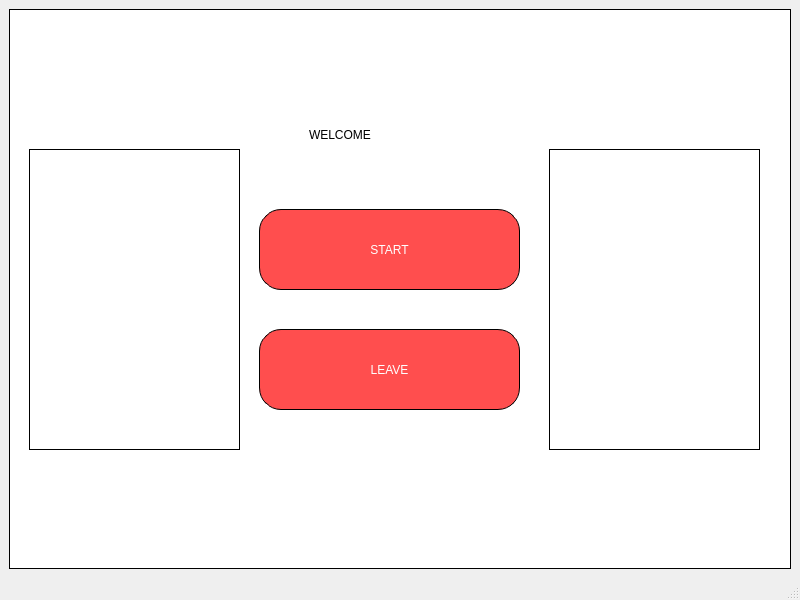
<?xml version="1.0" encoding="UTF-8"?>
<ui version="4.0">
 <class>MainWindow</class>
 <widget class="QMainWindow" name="MainWindow">
  <property name="geometry">
   <rect>
    <x>0</x>
    <y>0</y>
    <width>800</width>
    <height>600</height>
   </rect>
  </property>
  <property name="windowTitle">
   <string>MainWindow</string>
  </property>
  <widget class="QWidget" name="centralwidget">
   <layout class="QVBoxLayout" name="verticalLayout">
    <item>
     <widget class="QWidget" name="widget" native="true">
      <property name="styleSheet">
       <string notr="true">background-color: rgb(255, 255, 255);
border: 1px solid black;</string>
      </property>
      <widget class="QLabel" name="label_4">
       <property name="geometry">
        <rect>
         <x>300</x>
         <y>90</y>
         <width>241</width>
         <height>71</height>
        </rect>
       </property>
       <property name="styleSheet">
        <string notr="true">border: 0px;
font: 100
 italic 25pt &quot;MS Sans Serif&quot;;
color: rgb(0, 0, 0);</string>
       </property>
       <property name="text">
        <string>WELCOME</string>
       </property>
      </widget>
      <widget class="QPushButton" name="pb_start">
       <property name="geometry">
        <rect>
         <x>250</x>
         <y>200</y>
         <width>261</width>
         <height>81</height>
        </rect>
       </property>
       <property name="styleSheet">
        <string notr="true">font: 30pt &quot;MS Shell Dlg 2&quot;;
background-color: rgb(255, 78, 78);
color: rgb(255, 255, 255);
border-radius:22px;</string>
       </property>
       <property name="text">
        <string>START</string>
       </property>
      </widget>
      <widget class="QPushButton" name="pb_leave">
       <property name="geometry">
        <rect>
         <x>250</x>
         <y>320</y>
         <width>261</width>
         <height>81</height>
        </rect>
       </property>
       <property name="styleSheet">
        <string notr="true">font: 30pt &quot;MS Shell Dlg 2&quot;;
background-color: rgb(255, 78, 78);
color: rgb(255, 255, 255);
border-radius:22px;</string>
       </property>
       <property name="text">
        <string>LEAVE</string>
       </property>
      </widget>
      <widget class="QLabel" name="label">
       <property name="geometry">
        <rect>
         <x>20</x>
         <y>140</y>
         <width>211</width>
         <height>301</height>
        </rect>
       </property>
       <property name="text">
        <string/>
       </property>
       <property name="pixmap">
        <pixmap>../Image/Ảnh Noel khổ dọc 1.jpg</pixmap>
       </property>
       <property name="scaledContents">
        <bool>true</bool>
       </property>
      </widget>
      <widget class="QLabel" name="label_2">
       <property name="geometry">
        <rect>
         <x>540</x>
         <y>140</y>
         <width>211</width>
         <height>301</height>
        </rect>
       </property>
       <property name="text">
        <string/>
       </property>
       <property name="pixmap">
        <pixmap>../Image/Ảnh Noel khổ dọc 2.jpg</pixmap>
       </property>
       <property name="scaledContents">
        <bool>true</bool>
       </property>
      </widget>
     </widget>
    </item>
   </layout>
  </widget>
  <widget class="QMenuBar" name="menubar">
   <property name="geometry">
    <rect>
     <x>0</x>
     <y>0</y>
     <width>800</width>
     <height>26</height>
    </rect>
   </property>
  </widget>
  <widget class="QStatusBar" name="statusbar"/>
 </widget>
 <resources/>
 <connections/>
</ui>
